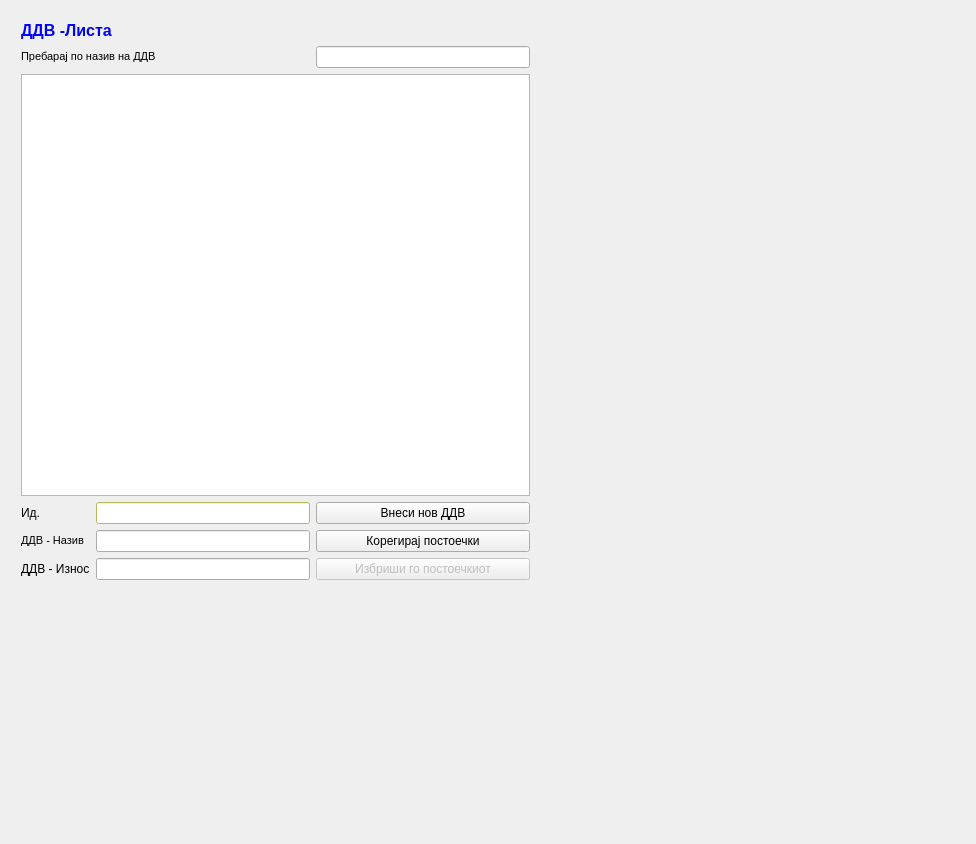
<?xml version="1.0" encoding="UTF-8"?>
<ui version="4.0">
 <class>QDdvListaClass</class>
 <widget class="QMyBaseFormWidget" name="QDdvListaClass">
  <property name="geometry">
   <rect>
    <x>0</x>
    <y>0</y>
    <width>976</width>
    <height>844</height>
   </rect>
  </property>
  <property name="windowTitle">
   <string>QDdvLista</string>
  </property>
  <widget class="QWidget" name="layoutWidget">
   <property name="geometry">
    <rect>
     <x>10</x>
     <y>10</y>
     <width>531</width>
     <height>581</height>
    </rect>
   </property>
   <layout class="QGridLayout" name="gridLayout">
    <item row="0" column="0" colspan="3">
     <widget class="QLabel" name="label_16">
      <property name="text">
       <string>&lt;!DOCTYPE HTML PUBLIC &quot;-//W3C//DTD HTML 4.0//EN&quot; &quot;http://www.w3.org/TR/REC-html40/strict.dtd&quot;&gt;
&lt;html&gt;&lt;head&gt;&lt;meta name=&quot;qrichtext&quot; content=&quot;1&quot; /&gt;&lt;style type=&quot;text/css&quot;&gt;
p, li { white-space: pre-wrap; }
&lt;/style&gt;&lt;/head&gt;&lt;body style=&quot; font-family:'MS Shell Dlg 2'; font-size:8.25pt; font-weight:400; font-style:normal;&quot;&gt;
&lt;p style=&quot; margin-top:0px; margin-bottom:0px; margin-left:0px; margin-right:0px; -qt-block-indent:0; text-indent:0px;&quot;&gt;&lt;span style=&quot; font-size:12pt; font-weight:600; color:#0000ff;&quot;&gt;ДДВ -Листа &lt;/span&gt;&lt;/p&gt;&lt;/body&gt;&lt;/html&gt;</string>
      </property>
     </widget>
    </item>
    <item row="1" column="0" colspan="2">
     <widget class="QLabel" name="label">
      <property name="text">
       <string>&lt;!DOCTYPE HTML PUBLIC &quot;-//W3C//DTD HTML 4.0//EN&quot; &quot;http://www.w3.org/TR/REC-html40/strict.dtd&quot;&gt;
&lt;html&gt;&lt;head&gt;&lt;meta name=&quot;qrichtext&quot; content=&quot;1&quot; /&gt;&lt;style type=&quot;text/css&quot;&gt;
p, li { white-space: pre-wrap; }
&lt;/style&gt;&lt;/head&gt;&lt;body style=&quot; font-family:'MS Shell Dlg 2'; font-size:8.25pt; font-weight:400; font-style:normal;&quot;&gt;
&lt;p style=&quot; margin-top:0px; margin-bottom:0px; margin-left:0px; margin-right:0px; -qt-block-indent:0; text-indent:0px;&quot;&gt;&lt;span style=&quot; font-size:8pt;&quot;&gt;Пребарај по назив на ДДВ&lt;/span&gt;&lt;/p&gt;&lt;/body&gt;&lt;/html&gt;</string>
      </property>
     </widget>
    </item>
    <item row="1" column="2">
     <widget class="QLineEdit" name="lineEdit"/>
    </item>
    <item row="2" column="0" colspan="3">
     <widget class="QTableView" name="tableView"/>
    </item>
    <item row="4" column="0">
     <widget class="QLabel" name="label_2">
      <property name="text">
       <string>Ид.</string>
      </property>
     </widget>
    </item>
    <item row="4" column="1">
     <widget class="QLineEdit" name="lineEdit_2">
      <property name="palette">
       <palette>
        <active>
         <colorrole role="WindowText">
          <brush brushstyle="SolidPattern">
           <color alpha="255">
            <red>0</red>
            <green>0</green>
            <blue>0</blue>
           </color>
          </brush>
         </colorrole>
         <colorrole role="Button">
          <brush brushstyle="SolidPattern">
           <color alpha="255">
            <red>255</red>
            <green>255</green>
            <blue>127</blue>
           </color>
          </brush>
         </colorrole>
         <colorrole role="Light">
          <brush brushstyle="SolidPattern">
           <color alpha="255">
            <red>255</red>
            <green>255</green>
            <blue>255</blue>
           </color>
          </brush>
         </colorrole>
         <colorrole role="Midlight">
          <brush brushstyle="SolidPattern">
           <color alpha="255">
            <red>255</red>
            <green>255</green>
            <blue>191</blue>
           </color>
          </brush>
         </colorrole>
         <colorrole role="Dark">
          <brush brushstyle="SolidPattern">
           <color alpha="255">
            <red>127</red>
            <green>127</green>
            <blue>63</blue>
           </color>
          </brush>
         </colorrole>
         <colorrole role="Mid">
          <brush brushstyle="SolidPattern">
           <color alpha="255">
            <red>170</red>
            <green>170</green>
            <blue>84</blue>
           </color>
          </brush>
         </colorrole>
         <colorrole role="Text">
          <brush brushstyle="SolidPattern">
           <color alpha="255">
            <red>0</red>
            <green>0</green>
            <blue>0</blue>
           </color>
          </brush>
         </colorrole>
         <colorrole role="BrightText">
          <brush brushstyle="SolidPattern">
           <color alpha="255">
            <red>255</red>
            <green>255</green>
            <blue>255</blue>
           </color>
          </brush>
         </colorrole>
         <colorrole role="ButtonText">
          <brush brushstyle="SolidPattern">
           <color alpha="255">
            <red>0</red>
            <green>0</green>
            <blue>0</blue>
           </color>
          </brush>
         </colorrole>
         <colorrole role="Base">
          <brush brushstyle="SolidPattern">
           <color alpha="255">
            <red>255</red>
            <green>255</green>
            <blue>255</blue>
           </color>
          </brush>
         </colorrole>
         <colorrole role="Window">
          <brush brushstyle="SolidPattern">
           <color alpha="255">
            <red>255</red>
            <green>255</green>
            <blue>127</blue>
           </color>
          </brush>
         </colorrole>
         <colorrole role="Shadow">
          <brush brushstyle="SolidPattern">
           <color alpha="255">
            <red>0</red>
            <green>0</green>
            <blue>0</blue>
           </color>
          </brush>
         </colorrole>
         <colorrole role="AlternateBase">
          <brush brushstyle="SolidPattern">
           <color alpha="255">
            <red>255</red>
            <green>255</green>
            <blue>191</blue>
           </color>
          </brush>
         </colorrole>
        </active>
        <inactive>
         <colorrole role="WindowText">
          <brush brushstyle="SolidPattern">
           <color alpha="255">
            <red>0</red>
            <green>0</green>
            <blue>0</blue>
           </color>
          </brush>
         </colorrole>
         <colorrole role="Button">
          <brush brushstyle="SolidPattern">
           <color alpha="255">
            <red>255</red>
            <green>255</green>
            <blue>127</blue>
           </color>
          </brush>
         </colorrole>
         <colorrole role="Light">
          <brush brushstyle="SolidPattern">
           <color alpha="255">
            <red>255</red>
            <green>255</green>
            <blue>255</blue>
           </color>
          </brush>
         </colorrole>
         <colorrole role="Midlight">
          <brush brushstyle="SolidPattern">
           <color alpha="255">
            <red>255</red>
            <green>255</green>
            <blue>191</blue>
           </color>
          </brush>
         </colorrole>
         <colorrole role="Dark">
          <brush brushstyle="SolidPattern">
           <color alpha="255">
            <red>127</red>
            <green>127</green>
            <blue>63</blue>
           </color>
          </brush>
         </colorrole>
         <colorrole role="Mid">
          <brush brushstyle="SolidPattern">
           <color alpha="255">
            <red>170</red>
            <green>170</green>
            <blue>84</blue>
           </color>
          </brush>
         </colorrole>
         <colorrole role="Text">
          <brush brushstyle="SolidPattern">
           <color alpha="255">
            <red>0</red>
            <green>0</green>
            <blue>0</blue>
           </color>
          </brush>
         </colorrole>
         <colorrole role="BrightText">
          <brush brushstyle="SolidPattern">
           <color alpha="255">
            <red>255</red>
            <green>255</green>
            <blue>255</blue>
           </color>
          </brush>
         </colorrole>
         <colorrole role="ButtonText">
          <brush brushstyle="SolidPattern">
           <color alpha="255">
            <red>0</red>
            <green>0</green>
            <blue>0</blue>
           </color>
          </brush>
         </colorrole>
         <colorrole role="Base">
          <brush brushstyle="SolidPattern">
           <color alpha="255">
            <red>255</red>
            <green>255</green>
            <blue>255</blue>
           </color>
          </brush>
         </colorrole>
         <colorrole role="Window">
          <brush brushstyle="SolidPattern">
           <color alpha="255">
            <red>255</red>
            <green>255</green>
            <blue>127</blue>
           </color>
          </brush>
         </colorrole>
         <colorrole role="Shadow">
          <brush brushstyle="SolidPattern">
           <color alpha="255">
            <red>0</red>
            <green>0</green>
            <blue>0</blue>
           </color>
          </brush>
         </colorrole>
         <colorrole role="AlternateBase">
          <brush brushstyle="SolidPattern">
           <color alpha="255">
            <red>255</red>
            <green>255</green>
            <blue>191</blue>
           </color>
          </brush>
         </colorrole>
        </inactive>
        <disabled>
         <colorrole role="WindowText">
          <brush brushstyle="SolidPattern">
           <color alpha="255">
            <red>127</red>
            <green>127</green>
            <blue>63</blue>
           </color>
          </brush>
         </colorrole>
         <colorrole role="Button">
          <brush brushstyle="SolidPattern">
           <color alpha="255">
            <red>255</red>
            <green>255</green>
            <blue>127</blue>
           </color>
          </brush>
         </colorrole>
         <colorrole role="Light">
          <brush brushstyle="SolidPattern">
           <color alpha="255">
            <red>255</red>
            <green>255</green>
            <blue>255</blue>
           </color>
          </brush>
         </colorrole>
         <colorrole role="Midlight">
          <brush brushstyle="SolidPattern">
           <color alpha="255">
            <red>255</red>
            <green>255</green>
            <blue>191</blue>
           </color>
          </brush>
         </colorrole>
         <colorrole role="Dark">
          <brush brushstyle="SolidPattern">
           <color alpha="255">
            <red>127</red>
            <green>127</green>
            <blue>63</blue>
           </color>
          </brush>
         </colorrole>
         <colorrole role="Mid">
          <brush brushstyle="SolidPattern">
           <color alpha="255">
            <red>170</red>
            <green>170</green>
            <blue>84</blue>
           </color>
          </brush>
         </colorrole>
         <colorrole role="Text">
          <brush brushstyle="SolidPattern">
           <color alpha="255">
            <red>127</red>
            <green>127</green>
            <blue>63</blue>
           </color>
          </brush>
         </colorrole>
         <colorrole role="BrightText">
          <brush brushstyle="SolidPattern">
           <color alpha="255">
            <red>255</red>
            <green>255</green>
            <blue>255</blue>
           </color>
          </brush>
         </colorrole>
         <colorrole role="ButtonText">
          <brush brushstyle="SolidPattern">
           <color alpha="255">
            <red>127</red>
            <green>127</green>
            <blue>63</blue>
           </color>
          </brush>
         </colorrole>
         <colorrole role="Base">
          <brush brushstyle="SolidPattern">
           <color alpha="255">
            <red>255</red>
            <green>255</green>
            <blue>127</blue>
           </color>
          </brush>
         </colorrole>
         <colorrole role="Window">
          <brush brushstyle="SolidPattern">
           <color alpha="255">
            <red>255</red>
            <green>255</green>
            <blue>127</blue>
           </color>
          </brush>
         </colorrole>
         <colorrole role="Shadow">
          <brush brushstyle="SolidPattern">
           <color alpha="255">
            <red>0</red>
            <green>0</green>
            <blue>0</blue>
           </color>
          </brush>
         </colorrole>
         <colorrole role="AlternateBase">
          <brush brushstyle="SolidPattern">
           <color alpha="255">
            <red>255</red>
            <green>255</green>
            <blue>127</blue>
           </color>
          </brush>
         </colorrole>
        </disabled>
       </palette>
      </property>
      <property name="readOnly">
       <bool>true</bool>
      </property>
     </widget>
    </item>
    <item row="5" column="0">
     <widget class="QLabel" name="label_3">
      <property name="text">
       <string>&lt;!DOCTYPE HTML PUBLIC &quot;-//W3C//DTD HTML 4.0//EN&quot; &quot;http://www.w3.org/TR/REC-html40/strict.dtd&quot;&gt;
&lt;html&gt;&lt;head&gt;&lt;meta name=&quot;qrichtext&quot; content=&quot;1&quot; /&gt;&lt;style type=&quot;text/css&quot;&gt;
p, li { white-space: pre-wrap; }
&lt;/style&gt;&lt;/head&gt;&lt;body style=&quot; font-family:'MS Shell Dlg 2'; font-size:8.25pt; font-weight:400; font-style:normal;&quot;&gt;
&lt;p style=&quot; margin-top:0px; margin-bottom:0px; margin-left:0px; margin-right:0px; -qt-block-indent:0; text-indent:0px;&quot;&gt;&lt;span style=&quot; font-size:8pt;&quot;&gt;ДДВ - Назив&lt;/span&gt;&lt;/p&gt;&lt;/body&gt;&lt;/html&gt;</string>
      </property>
     </widget>
    </item>
    <item row="5" column="1">
     <widget class="QLineEdit" name="lineEdit_3">
      <property name="readOnly">
       <bool>true</bool>
      </property>
     </widget>
    </item>
    <item row="6" column="0">
     <widget class="QLabel" name="label_4">
      <property name="text">
       <string>ДДВ - Износ</string>
      </property>
     </widget>
    </item>
    <item row="6" column="1">
     <widget class="QLineEdit" name="lineEdit_4">
      <property name="readOnly">
       <bool>true</bool>
      </property>
     </widget>
    </item>
    <item row="6" column="2">
     <widget class="QPushButton" name="pushButton_3">
      <property name="enabled">
       <bool>false</bool>
      </property>
      <property name="text">
       <string>Избриши го постоечкиот</string>
      </property>
     </widget>
    </item>
    <item row="5" column="2">
     <widget class="QPushButton" name="pushButton_2">
      <property name="text">
       <string>Корегирај постоечки</string>
      </property>
     </widget>
    </item>
    <item row="4" column="2">
     <widget class="QPushButton" name="pushButton">
      <property name="text">
       <string>Внеси нов ДДВ</string>
      </property>
     </widget>
    </item>
   </layout>
  </widget>
 </widget>
 <layoutdefault spacing="6" margin="11"/>
 <customwidgets>
  <customwidget>
   <class>QMyBaseFormWidget</class>
   <extends>QWidget</extends>
   <header>qmybaseformwidget.h</header>
   <container>1</container>
  </customwidget>
 </customwidgets>
 <tabstops>
  <tabstop>lineEdit</tabstop>
  <tabstop>tableView</tabstop>
  <tabstop>lineEdit_2</tabstop>
  <tabstop>lineEdit_3</tabstop>
  <tabstop>lineEdit_4</tabstop>
 </tabstops>
 <resources>
  <include location="sterna.qrc"/>
 </resources>
 <connections/>
</ui>
